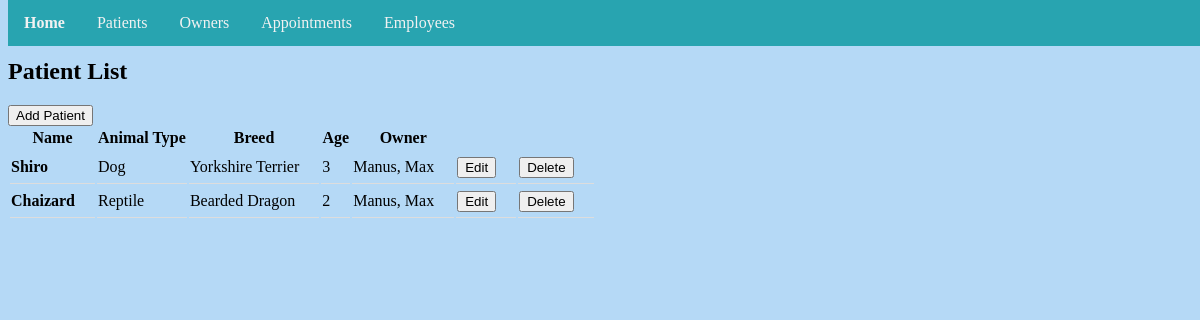
The app's page /patient/list/, older data.
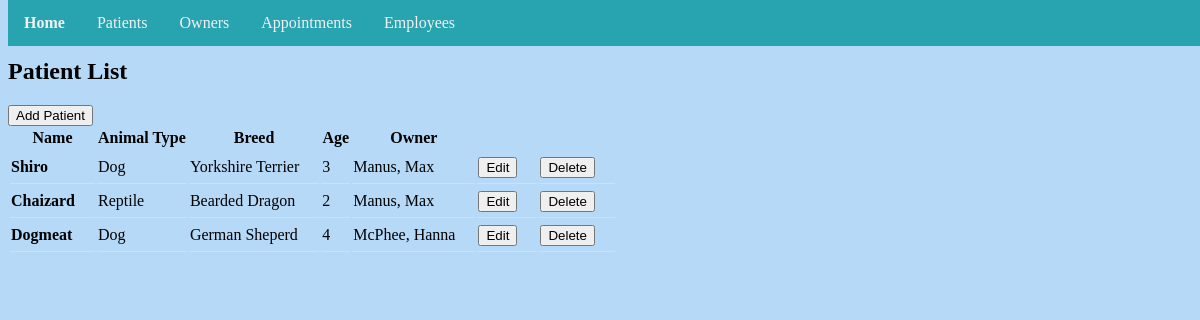
The same page, newer data.
### patient/models.py (models this page shows, shortened)
class Patient(models.Model):
    pet_name = models.CharField(max_length=200)
    animal = models.ForeignKey(Animal, on_delete=models.CASCADE)
    breed = models.ForeignKey(Breed, on_delete=models.CASCADE)
    age = models.IntegerField(default=0)
    owner = models.ForeignKey(Owner, on_delete=models.CASCADE)
    class Meta:
        ordering = ["owner"]

class Animal(models.Model):
    animal_type = models.CharField(max_length=200, default='Unkown')
    def __str__(self):
        return str(self.animal_type)
    class Meta:
        ordering = ['animal_type']

class Breed(models.Model):
    animal = models.ForeignKey(Animal, on_delete=models.CASCADE)
    breed = models.CharField(max_length=200, default='Unknown')
    def __str__(self):
        return str(self.breed)
    class Meta:
        ordering = ['animal']

### owner/models.py (models this page shows, shortened)
class Owner(models.Model):
	first_name = models.CharField(max_length=100)
	last_name = models.CharField(max_length=100)
	phone = models.IntegerField()

### patient/views.py (the view)
# urls.py: path('list/', views.PatientList.as_view(), name='patientlist'),
class PatientList(ListView):
    model = Patient
    template_name = 'patient_list.html'

### templates/patient_list.html (shortened to what this page needs)
{% extends './base.html' %}
{% block content %}
<h2>Patient List</h2>
<a href="{% url 'patient:patientcreate' %}"><button class"btn">Add Patient</button></a>
<table id="patients">
  <tr>
    <th>Name</th>
    <th>Animal Type</th>
    <th>Breed</th>
    <th>Age</th>
    <th>Owner</th>
    <th> </th>
    <th> </th>
  </tr>
    {% for patient in patient_list %}
  <tr>
    <td><strong>{{ patient.pet_name }}</strong></td>
    <td>{{ patient.animal }}</td>
    <td>{{ patient.breed }}</td>
    <td>{{ patient.age }}</td>
    <td>{{ patient.owner.last_name }}, {{ patient.owner.first_name }}</td>
    <td><a href="{% url 'patient:patientupdate' patient.id %}"><button>Edit</button></a></td>
    <td><a href="{% url 'patient:patientdelete' patient.id %}"><button>Delete</button></a></td>
  </tr>
  {% endfor %}
</table>
{% endblock %}

Row changes from the older to the newer data that the page shows:
added Patient: pet_name "Dogmeat", animal "Dog", breed "German Sheperd", age "4", owner.last_name "McPhee", owner.first_name "Hanna"
